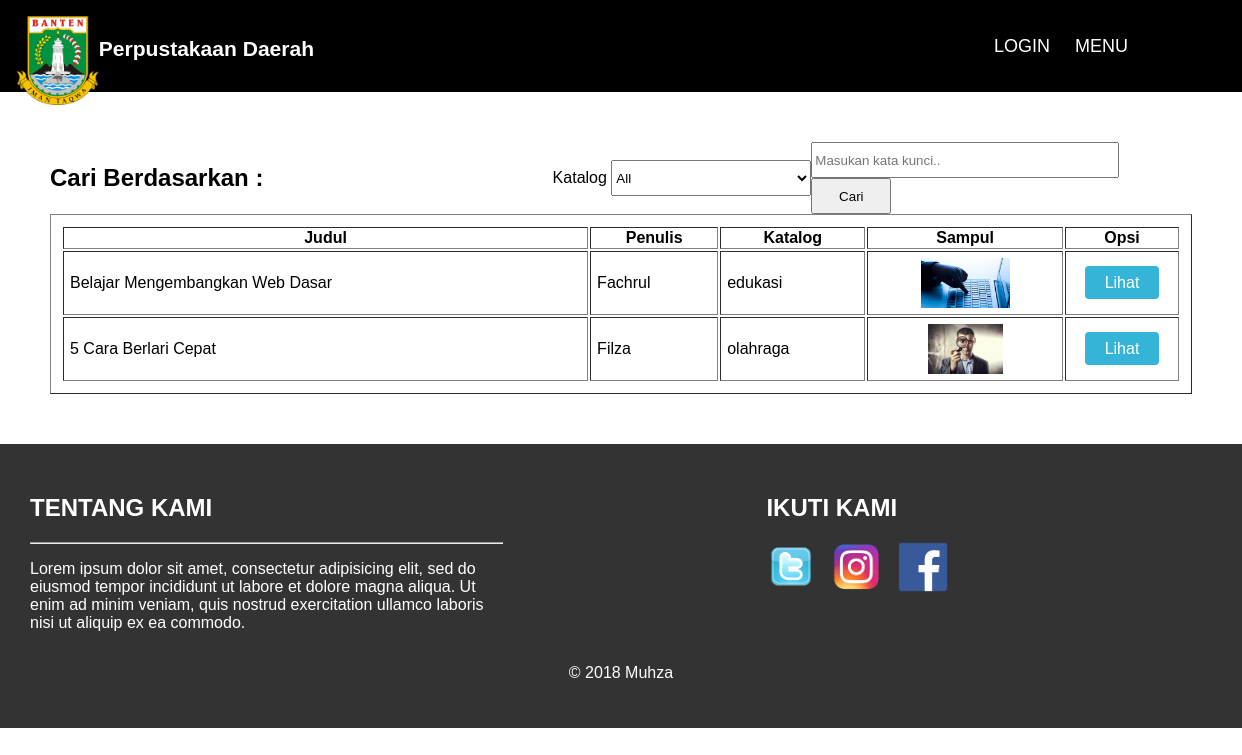
The app's page /perpustakaan_daerah/daftar-buku.php with its own data.
### tables this page shows
CREATE TABLE `books` (
  `id` int(11) NOT NULL,
  `title` varchar(191) NOT NULL,
  `author_id` int(11) NOT NULL,
  `description` text NOT NULL,
  `image` varchar(191) DEFAULT NULL,
  `synopsis` text NOT NULL,
  `category_id` int(11) NOT NULL,
  `qty` int(11) NOT NULL
);

CREATE TABLE `author` (
  `id` int(11) NOT NULL,
  `name` varchar(191) NOT NULL
);

CREATE TABLE `category` (
  `id` int(11) NOT NULL,
  `name` varchar(191) NOT NULL
);

### perpustakaan_daerah/classes/DB.php (called while the page is built, shortened)
<?php
class DB{
	private static function conn()
	{
		$pdo = new PDO('mysql:dbhost=localhost;dbname=perpusdar', 'root', '');
		$pdo->setAttribute(PDO::ATTR_ERRMODE, PDO::ERRMODE_EXCEPTION);
		return $pdo;
	}
	public static function query($sql, $params = array())
	{
		$exec = self::conn()->prepare($sql);
		$exec->execute($params);
		if(explode(' ', $sql)[0] == 'SELECT'){
			$data = $exec->fetchAll();
			return $data;
		}
	}
}

### perpustakaan_daerah/daftar-buku.php (the view, shortened to what this page needs)
<?php require_once('layouts/_header.php'); ?>
<link rel="stylesheet" type="text/css" href="<?php echo base_url; ?>/assets/css/daftar-buku.css">
<section class="daftar-buku-section">
	<form>
	<div class="search">
		<h2>Cari Berdasarkan :</h2>
		<div class="katalog-filter">
			<label>Katalog</label>
			<select name="katalog">
				<option>All</option>
			</select>
		</div>
		<div class="big-search">
			<input type="text" name="q" placeholder="Masukan kata kunci..">
			<button>Cari</button>
		</div>
	</div>
	</form>
	<table border="1">
		<thead>
			<tr>
				<th>Judul</th>
				<th class="hd-xs">Penulis</th>
				<th>Katalog</th>
				<th>Sampul</th>
				<th>Opsi</th>
			</tr>
		</thead>
		<tbody>
			<?php
			if (isset($_GET['q'])) {
				$books = DB::query('SELECT books.*, author.name AS author, category.name AS category FROM books LEFT OUTER JOIN author ON author.id = books.author_id LEFT OUTER JOIN category ON category.id = books.category_id WHERE books.title LIKE :q', array(':q' =>'%'.$_GET['q'].'%'));
				if (isset($_GET['katalog'])) {
					if ($_GET['katalog'] != 'All') {
						$books = DB::query('SELECT books.*, author.name AS author, category.name AS category FROM books LEFT OUTER JOIN author ON author.id = books.author_id LEFT OUTER JOIN category ON category.id = books.category_id WHERE books.title LIKE :q AND books.category_id = :category_id', array(':q' =>'%'.$_GET['q'].'%', ':category_id' => $_GET['katalog']));
					}
				}
			}else{
				$books = DB::query('SELECT books.*, author.name AS author, category.name AS category FROM books LEFT OUTER JOIN author ON author.id = books.author_id LEFT OUTER JOIN category ON category.id = books.category_id', array());
			}
			foreach ($books as $row) {
			?>
			<tr>
				<td><?php echo ucwords($row['title']); ?></td>
				<td class="hd-xs"><?php echo $row['author']; ?></td>
				<td><?php echo $row['category']; ?></td>
				<td class="thumbnail-book">
					<div class="thumbnail-container">
						<img src="<?php echo base_url; ?>/assets/img/<?php echo $row['image']; ?>">
					</div>
				</td>
				<td width="100px;" style="text-align: center;"><a href="buku.php?b_id=<?php echo $row['id']; ?>" class="btn-pinjam">Lihat</a></td>
			</tr>
			<?php } ?>
		</tbody>
	</table>
</section>
<?php require_once('layouts/_footer.php'); ?>

### perpustakaan_daerah/layouts/_header.php (shortened to what this page needs)
<?php require(__DIR__.'/../classes/DB.php'); ?>
<!DOCTYPE html>
<html>
<head>
	<link rel="stylesheet" type="text/css" href="<?php echo base_url; ?>/assets/css/style.css">
	<link rel="stylesheet" type="text/css" href="<?php echo base_url; ?>/assets/css/navbar.css">
	<link rel="stylesheet" type="text/css" href="<?php echo base_url; ?>/assets/css/sidebar.css">
	<link rel="stylesheet" type="text/css" href="<?php echo base_url; ?>/assets/css/hero.css">
	<link rel="stylesheet" type="text/css" href="<?php echo base_url; ?>/assets/css/berita.css">
	<link rel="stylesheet" type="text/css" href="<?php echo base_url; ?>/assets/css/footer.css">
	<link rel="stylesheet" type="text/css" href="<?php echo base_url; ?>/assets/css/gallery.css">
	<link rel="stylesheet" type="text/css" href="<?php echo base_url; ?>/assets/css/baca.css">
</head>
<body>
<nav class="navbar">
	<a href="<?php echo base_url; ?>" class="brand">
		<img src="<?php echo base_url; ?>/assets/img/logo.png">
		<h3>Perpustakaan Daerah</h3>
	</a>
	<div>
		<ul>
			<?php if(isset($_SESSION['username'])){ ?>
				<li><a href="profile.php">Halo <b><?php echo ucfirst($_SESSION['username']); ?></b></a></li>
			<?php }else{ ?>
				<li><a href="javascript:void(0)" onclick="loginOpen()">LOGIN</a></li>
			<?php } ?>
			<li><a href="javascript:void(0)" onclick="sideNavOpen()">MENU</a></li>
		</ul>
	</div>
</nav>

### perpustakaan_daerah/layouts/_footer.php (shortened to what this page needs)
<footer>
	<div class="content-footer">
		<div>
			<h2>TENTANG KAMI</h2>
			<hr>
			<p>Lorem ipsum dolor sit amet, consectetur adipisicing elit, sed do eiusmod
			tempor incididunt ut labore et dolore magna aliqua. Ut enim ad minim veniam,
			quis nostrud exercitation ullamco laboris nisi ut aliquip ex ea commodo.</p>
		</div>
		<div>
			<h2>IKUTI KAMI</h2>
			<ul>
				<li><a href="#">
					<img src="<?php echo base_url; ?>/assets/img/tw.png">
				</a></li>
				<li><a href="#">
					<img src="<?php echo base_url; ?>/assets/img/ig.png">
				</a></li>
				<li><a href="#">
					<img src="<?php echo base_url; ?>/assets/img/fb.png">
				</a></li>
			</ul>
		</div>
	</div>
	<p style="text-align: center;">&copy; 2018 Muhza</p>
</footer>
	</body>
</html>

### perpustakaan_daerah/assets/css/style.css (style rules this page uses)
body { margin: 0; font-family: Arial; overflow-x: hidden; }

### perpustakaan_daerah/assets/css/navbar.css (style rules this page uses)
.navbar { padding: 16px; display: grid; grid-template-columns: 1fr 1fr 1fr; color: #fff; background: rgba(0, 0, 0, 0.7); align-items: center; font-size: 18px; position: absolute; width: 100%; z-index: 1; transition: 0.5s; }
.navbar div { justify-self: center; }
.navbar a { color: inherit; text-decoration: none; }
.navbar ul li { list-style-type: none; display: inline-block; margin-right: 20px; }
.navbar .brand { width: 100%; height: 60px; display: grid; grid-template-columns: 20% 80%; }
.navbar .brand img { max-height: 100%; max-width: 100%; }

### perpustakaan_daerah/assets/css/footer.css (style rules this page uses)
footer { padding: 30px; background: #333; color: #fff; }
footer .content-footer { display: grid; grid-template-columns: 40% 60%; }
footer .content-footer div:last-child { justify-self: center; }
footer .content-footer div:last-child ul { display: grid; grid-template-columns: repeat(3, 1fr); grid-gap: 1em; padding: 0; }
footer .content-footer div:last-child ul li { width: 50px; height: 50px; list-style-type: none; }
footer .content-footer div:last-child ul li img { max-width: 100%; max-height: 100%; transition: 0.5s; }

### perpustakaan_daerah/assets/css/daftar-buku.css (style rules this page uses)
.daftar-buku-section { padding: 50px; }
.thumbnail-book { text-align: center; }
.thumbnail-container { width: 100%; height: 50px; }
.thumbnail-container img { max-height: 100%; max-width: 100%; }
.daftar-buku-section table { padding: 10px; width: 100%; }
.daftar-buku-section tbody td { padding: 6px; }
.btn-pinjam { padding: 8px 20px; border-radius: 4px; background-color: rgba(52, 180, 215, 1); text-decoration: none; color: #fff; transition: 0.5s; }
.search { display: grid; grid-template-columns: 1fr 1fr 1fr; align-items: center; }
.search .katalog-filter { justify-self: end; }
.katalog-filter select { width: 200px; height: 36px; }
.search .big-search { justify-self: end; }
.big-search input { width: 300px; height: 30px; }
.big-search button { height: 36px; width: 80px; }

### perpustakaan_daerah/daftar-buku.php (style rules this page uses)
.navbar { background-color: #000; position: relative; }

### records on screen
books: title "Belajar Mengembangkan Web Dasar", author.name "Fachrul", category.name "edukasi", image (picture)
books: title "5 Cara Berlari Cepat", author.name "Filza", category.name "olahraga", image (picture)
